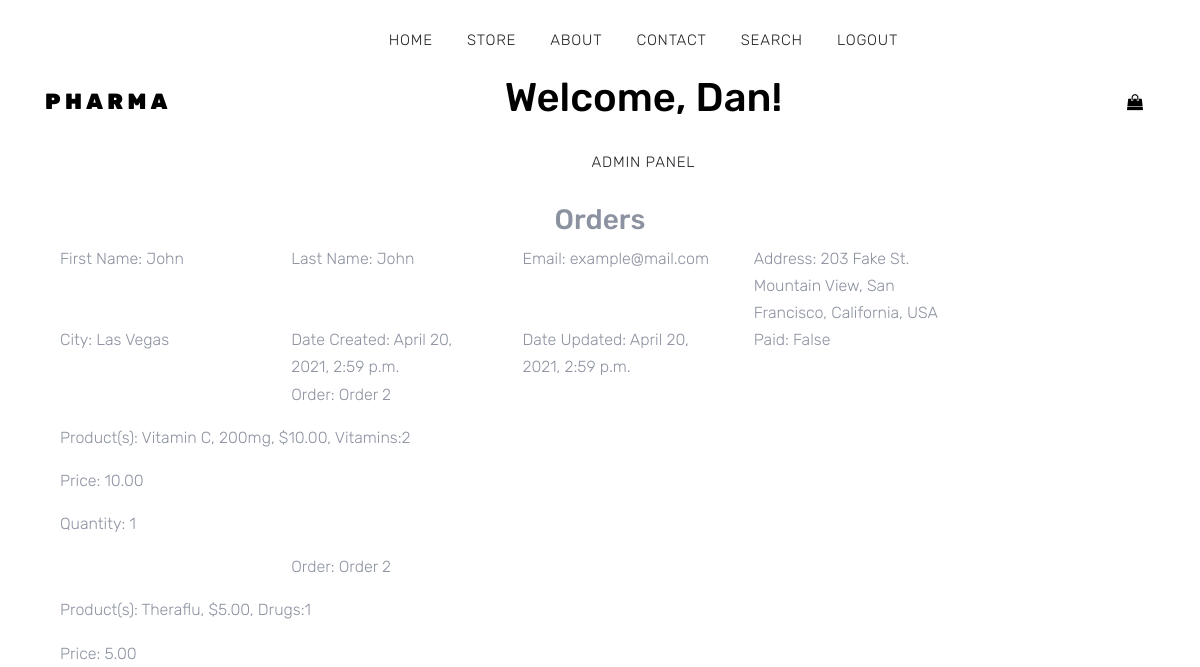
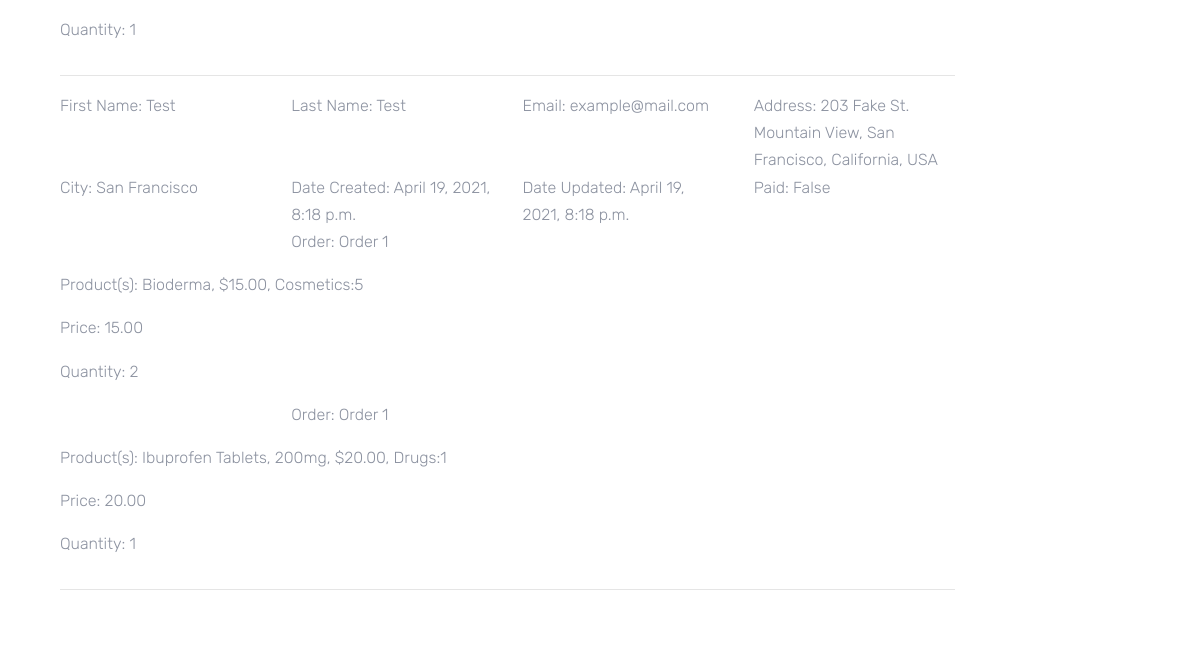
/admin-panel/orders/ (signed in, upper part), run on an earlier commit of the app's database (2 pictures, top to bottom).
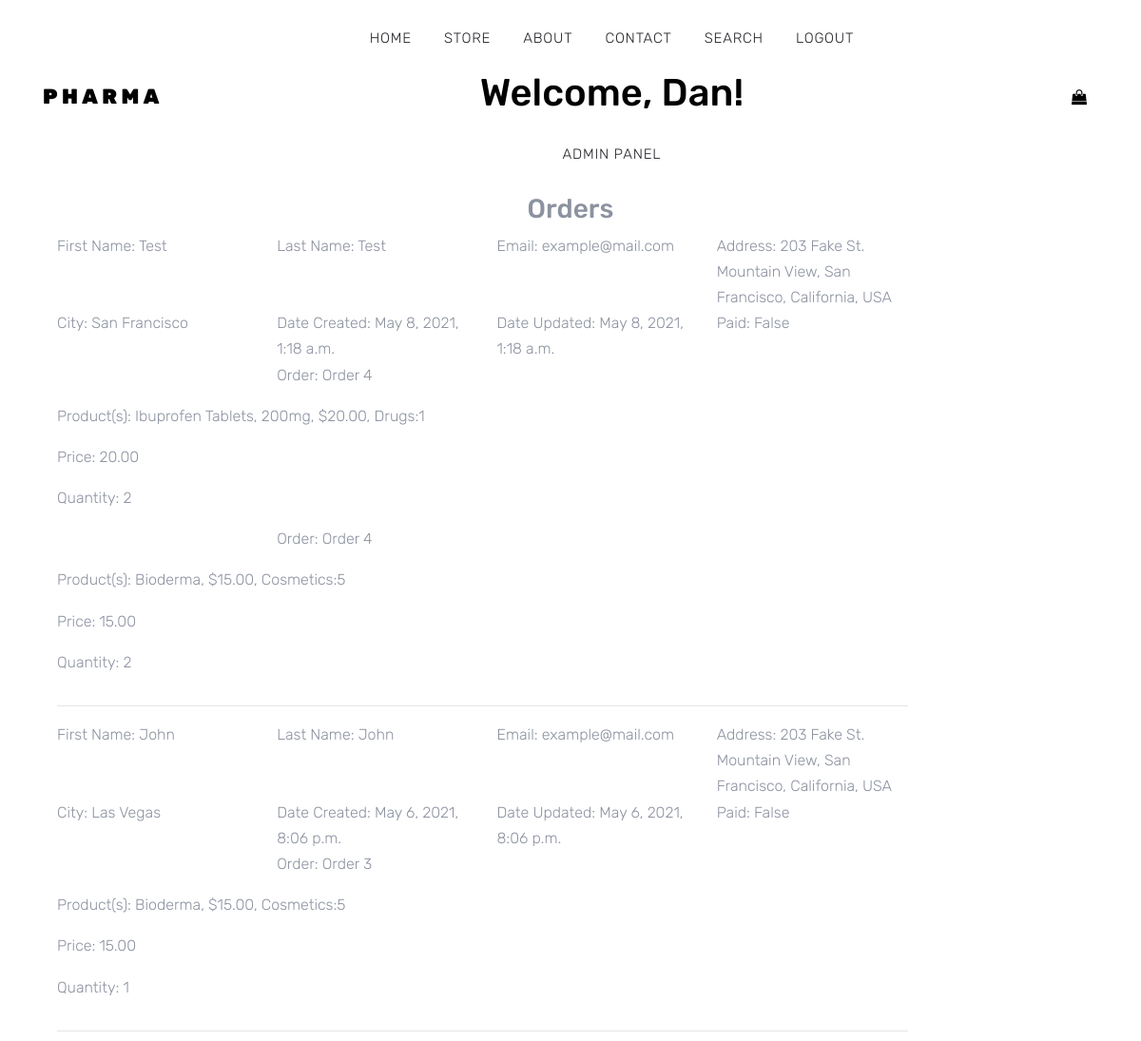
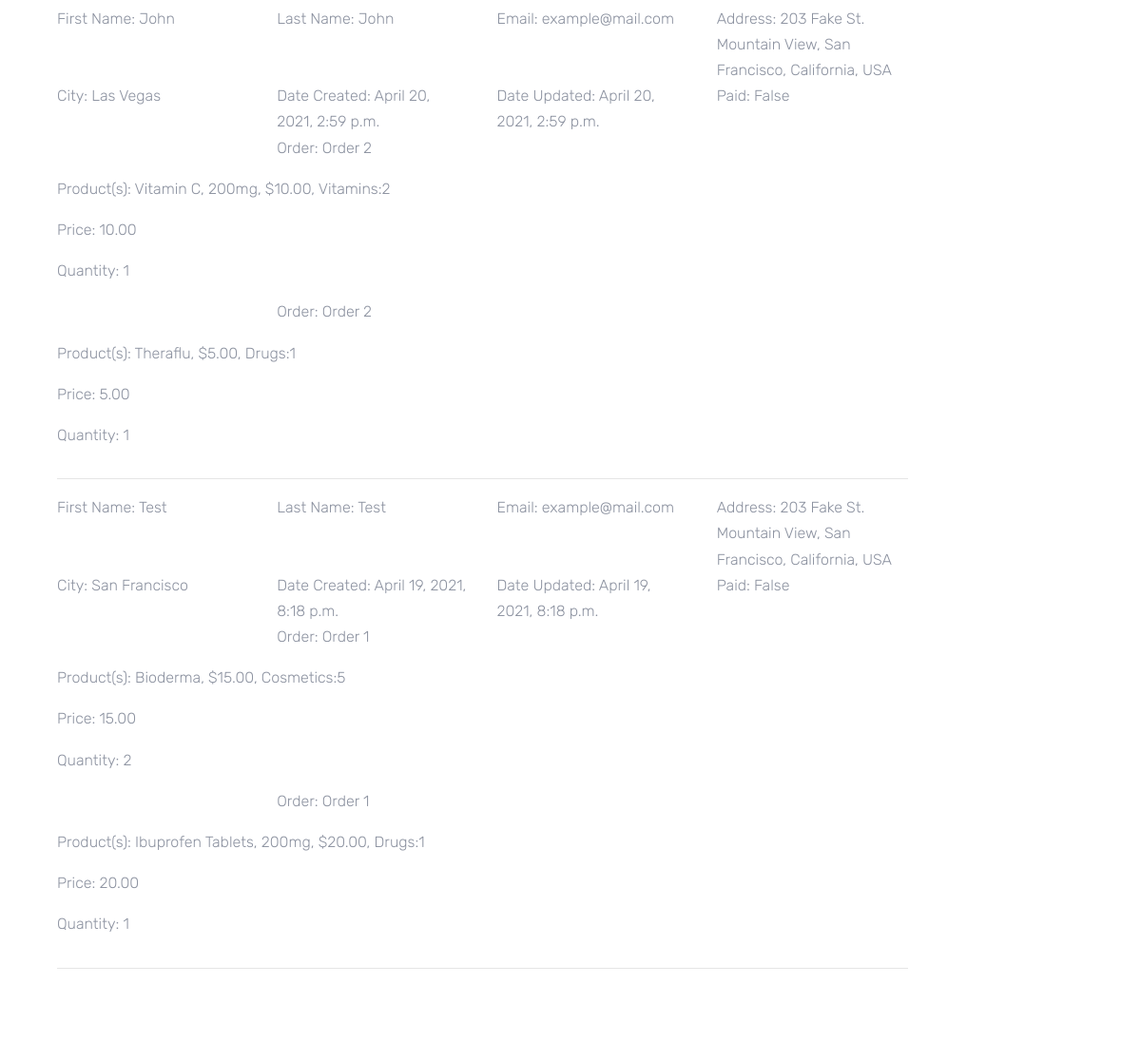
And on a later commit of the database (2 pictures, top to bottom).
### order/models.py (models this page shows, shortened)
class Order(models.Model):
    first_name = models.CharField(max_length=50)
    last_name = models.CharField(max_length=50)
    email = models.EmailField()
    address = models.CharField(max_length=250)
    city = models.CharField(max_length=100)
    created = models.DateTimeField(auto_now_add=True)
    updated = models.DateTimeField(auto_now=True)
    paid = models.BooleanField(default=False)
    class Meta:
        ordering = ('-created',)
    def __str__(self):
        return 'Order {}'.format(self.id)

class OrderItem(models.Model):
    order = models.ForeignKey(Order, related_name='items', on_delete=models.CASCADE)
    product = models.ForeignKey(Product, related_name='order_items', on_delete=models.CASCADE)
    price = models.DecimalField(max_digits=10, decimal_places=2)
    quantity = models.PositiveIntegerField(default=1)

### main_pharma/models.py (models this page shows)
class Product(models.Model):
    name = models.CharField(max_length=200, db_index=True)
    price = models.DecimalField(max_digits=10, decimal_places=2)
    slug = models.SlugField(max_length=200, db_index=True, unique=True)
    image_full = models.ImageField(upload_to='static/products/full/%Y/%m/%d', blank=True)
    image_small = ResizedImageField(size=[270, 370], upload_to='static/products/small/%Y/%m/%d', blank=True)
    material = models.CharField(max_length=200, blank=True)
    description = models.TextField(blank=True)
    packaging = models.CharField(max_length=10)
    hpis_code = models.CharField(max_length=20)
    hc_provider = models.BooleanField()
    latex_free = models.BooleanField()
    med_route = models.CharField(max_length=20)
    is_visible = models.BooleanField(default=True)
    shop_order = models.IntegerField()
    category = models.ForeignKey(Category, on_delete=models.CASCADE)
    is_popular = models.BooleanField()
    is_new = models.BooleanField()
    class Meta:
        ordering = ('name',)
        index_together = (('id', 'slug'),)
    def __str__(self):
        return f'{self.name}, ${self.price}, {self.category}'

class Category(models.Model):
    title = models.CharField(max_length=20, unique=True)
    category_order = models.IntegerField(unique=True)
    is_visible = models.BooleanField(default=True)
    def __str__(self):
        return f'{self.title}:{self.category_order}'

### admin_pharma/views.py (the view)
# urls.py: path('orders/', list_of_orders, name='list_of_orders')
@login_required(login_url='/login/')
@user_passes_test(is_member)
def list_of_orders(request):
    order = Order.objects.all()
    for item in order:
        item.Orderitem = OrderItem.objects.filter(order=item.pk)
    context = {'orders': order}
    return render(request, 'orders.html', context)

### admin_pharma/views.py (called while the page is built)
def is_member(user):
    return user.groups.filter(name='manager').exists() or \
           user.is_staff

### admin_pharma/templates/orders.html
{% extends 'base.html' %}
{% block content %}
    <div class="container">
        <div class="section-title text-center">
            <h3>Orders</h3>
        </div>
        <div class="col-md-10 col-md-offset-1">
            {% for item in orders %}
            <div class="row">
                <div class="col-md-3">First Name: {{ item.first_name }}</div>
                <div class="col-md-3">Last Name: {{ item.last_name }}</div>
                <div class="col-md-3">Email: {{ item.email }}</div>
                <div class="col-md-3">Address: {{ item.address }}</div>
                <div class="col-md-3">City: {{ item.city }}</div>
                <div class="col-md-3">Date Created: {{ item.created }}</div>
                <div class="col-md-3">Date Updated: {{ item.updated }}</div>
                <div class="col-md-3">Paid: {{ item.paid }}</div>
            </div>
                {% for items in item.Orderitem %}
            <div class="row">
                <div class="col-md-3"></div>
                <div class="col-md-9"><p>Order: {{ items.order }}</p></div>
                <div class="col-md-9"><p>Product(s): {{ items.product }}</p></div>
                <div class="col-md-9"><p>Price: {{ items.price }}</p></div>
                <div class="col-md-9"><p>Quantity: {{ items.quantity }}</p></div>
            </div>
            {% endfor %}
                <hr/>
            {% endfor %}
        </div>
    </div>
{% endblock %}

### templates/base.html (shortened to what this page needs)
<!DOCTYPE html>
<html lang="en">
<head>
   {% load static %}
  <link rel="stylesheet" href={% static "fonts/icomoon/style.css"%}>
  <link rel="stylesheet" href={% static "css/bootstrap.min.css"%}>
  <link rel="stylesheet" href={% static "css/magnific-popup.css"%}>
  <link rel="stylesheet" href={% static "css/jquery-ui.css"%}>
  <link rel="stylesheet" href={% static "css/owl.carousel.min.css"%}>
  <link rel="stylesheet" href={% static "css/owl.theme.default.min.css"%}>
  <link rel="stylesheet" href={% static "css/aos.css"%}>
  <link rel="stylesheet" href={% static "css/style.css"%}>
</head>
<body>
  <div class="site-wrap">
    <div class="site-navbar py-2">
      <div class="container">
        <div class="d-flex align-items-center justify-content-between">
          <div class="logo">
            <div class="site-logo">
              <a href='{% url 'main_page_view' %}' class="js-logo-clone">Pharma</a>
            </div>
          </div>
          <div class="main-nav d-none d-lg-block">
            <nav class="site-navigation text-right text-md-center" role="navigation" >
              <ul class="site-menu js-clone-nav d-none d-lg-block">
                <li><a href="{% url 'main_page_view' %}">Home</a></li>
                <li><a href="{% url 'shop_page_view' %}">Store</a></li>
                <li><a href="{% url 'about_page_view' %}">About</a></li>
                <li><a href="{% url 'contact_us_page_view' %}">Contact</a></li>
                <li><a href="{% url 'search' %}">Search</a></li>
                {% if user.is_authenticated %}
                    <li><a href='{% url "logout" %}'>Logout</a></li>
                    <div class="col-lg-7 mx-auto order-lg-2 align-self-center">
                        <div class="site-block-cover-content text-center">
                            <h1> <span style="color: black; "> Welcome, {{user.username}}!</span> </h1>
                        </div>
                    </div>
                {% endif %}
                {% if user.is_staff %}
                    <li><a href="{% url 'main_admin_view' %}">Admin Panel</a></li>
                {% endif %}
              </ul>
            </nav>
          </div>
          <div class="icons">
              {% if user.is_authenticated %}
                <a href="{% url 'cart:cart_detail' %}" class="icons-btn d-inline-block bag">
                  <span class="icon-shopping-bag"></span>
                </a>
              {% endif %}
          </div>
        </div>
      </div>
    </div>
{% block content %}
{% endblock %}
    <footer class="site-footer">
    </footer>
  </div>
</body>
</html>

### static/css/style.css (style rules this page uses)
body { line-height: 1.7; color: #8c92a0; font-weight: 300; font-size: 16px; }
a { -webkit-transition: .3s all ease; -o-transition: .3s all ease; transition: .3s all ease; }
.site-wrap:before { -webkit-transition: .3s all ease-in-out; -o-transition: .3s all ease-in-out; transition: .3s all ease-in-out; background: rgba(0, 0, 0, 0.6); content: ""; position: absolute; z-index: 2000; top: 0; left: 0; right: 0; bottom: 0; opacity: 0; visibility: hidden; }
.site-footer { padding: 6em 0; }
.site-logo a { text-transform: uppercase; letter-spacing: .2em; font-size: 22px; color: #000 !important; font-weight: 900; }
.icons-btn { display: inline-block; text-align: center; }
.icons-btn span { display: block; height: 40px; width: 40px; line-height: 40px; }
.site-navbar { margin-bottom: 0px; z-index: 1999; position: relative; top: 0; width: 100%; background: #fff; }
.site-navbar a { color: #000; }
.site-navbar .site-navigation .site-menu { margin-left: 0; padding-left: 0; margin-bottom: 0; }
.site-navbar .site-navigation .site-menu a { text-decoration: none !important; font-size: 15px; display: inline-block; }
.site-navbar .site-navigation .site-menu > li { display: inline-block; padding: 10px 5px; }
.site-navbar .site-navigation .site-menu > li > a { padding: 10px 10px; text-transform: uppercase; letter-spacing: .05em; color: #25262a; font-size: 15px; text-decoration: none !important; }
.site-mobile-menu .site-mobile-menu-header .site-mobile-menu-logo a { display: inline-block; text-transform: uppercase; color: #000; letter-spacing: .2em; font-size: 22px; font-weight: 900; }
.site-mobile-menu .site-nav-wrap { padding: 0; margin: 0; list-style: none; position: relative; }
.site-mobile-menu .site-nav-wrap a { padding: 10px 20px; display: block; position: relative; color: #212529; }
.site-mobile-menu .site-nav-wrap li { position: relative; display: block; }
.site-mobile-menu .site-nav-wrap > li { display: block; position: relative; float: left; width: 100%; }
.site-mobile-menu .site-nav-wrap > li > a { padding-left: 20px; font-size: 20px; }
.bag { position: relative; }

What changed in the data, as far as the page shows it:
added Order: first_name "Test", last_name "Test", email "example@mail.com", address "203 Fake St. Mountain View, San Francisco, California, USA", city "San Francisco", created "May 8, 2021, 1:18 a.m.", updated "May 8, 2021, 1:18 a.m.", paid "False"
added OrderItem: order "Order 4", product "Ibuprofen Tablets, 200mg, $20.00, Drugs:1", price "20.00", quantity "2", shown under "Test"
added OrderItem: order "Order 4", product "Bioderma, $15.00, Cosmetics:5", price "15.00", quantity "2", shown under "Test"
added Order: first_name "John", last_name "John", email "example@mail.com", address "203 Fake St. Mountain View, San Francisco, California, USA", city "Las Vegas", created "May 6, 2021, 8:06 p.m.", updated "May 6, 2021, 8:06 p.m.", paid "False"
added OrderItem: order "Order 3", product "Bioderma, $15.00, Cosmetics:5", price "15.00", quantity "1", shown under "John"
